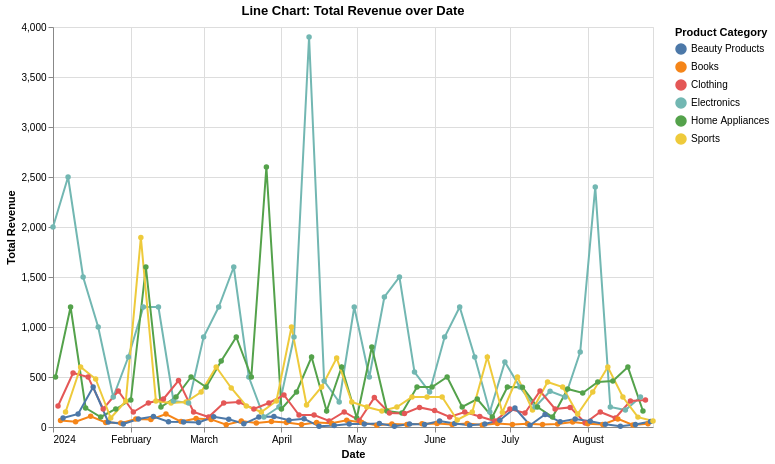

Write a Vega-Lite specification for this figure.
### Vega-Lite specification from a JSON file in a GitHub repository (floating-point values rounded to 4 significant figures; data arrays with more than 128 entries replaced by an {"elided": "..."} marker saying what was removed)
{"$schema": "https://vega.github.io/schema/vega-lite/v5.json", "title": "Line Chart: Total Revenue over Date", "width": 600, "height": 400, "data": {"values": {"elided": "240 records"}}, "mark": {"type": "line", "point": true}, "encoding": {"x": {"field": "Date", "type": "temporal", "scale": {}}, "y": {"field": "Total Revenue", "type": "quantitative", "scale": {}}, "color": {"field": "Product Category", "type": "nominal"}, "tooltip": [{"field": "Date", "type": "temporal"}, {"field": "Total Revenue", "type": "quantitative"}, {"field": "Product Category", "type": "nominal"}]}, "transform": [], "params": []}
